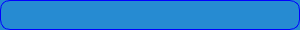
<?xml version="1.0" encoding="UTF-8"?>
<ui version="4.0">
 <class>Form</class>
 <widget class="QWidget" name="Form">
  <property name="geometry">
   <rect>
    <x>0</x>
    <y>0</y>
    <width>300</width>
    <height>30</height>
   </rect>
  </property>
  <property name="windowTitle">
   <string/>
  </property>
  <property name="autoFillBackground">
   <bool>false</bool>
  </property>
  <property name="styleSheet">
   <string notr="true">background-color: rgb(38, 139, 210);
text-color: rgb(161, 161, 180);
border: 1px solid blue;
border-radius: 10px;
</string>
  </property>
 </widget>
 <resources/>
 <connections/>
</ui>
